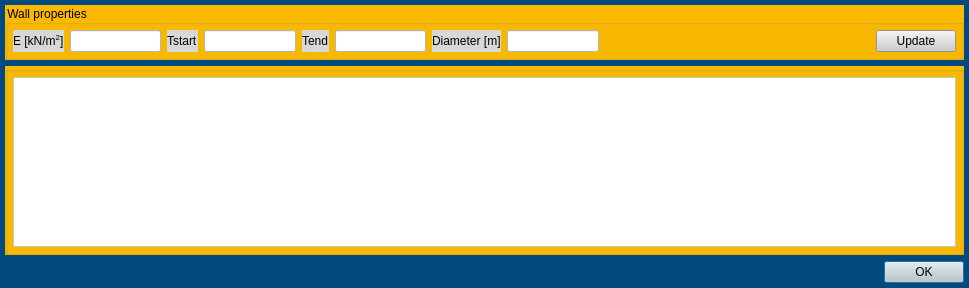
<?xml version="1.0" encoding="UTF-8"?>
<ui version="4.0">
 <class>Dialog</class>
 <widget class="QDialog" name="Dialog">
  <property name="geometry">
   <rect>
    <x>0</x>
    <y>0</y>
    <width>969</width>
    <height>288</height>
   </rect>
  </property>
  <property name="windowTitle">
   <string>Dialog</string>
  </property>
  <property name="styleSheet">
   <string notr="true">QWidget{background-color: rgb(0, 74, 127);}

QTableWidget{background-color: rgb(255, 255, 255);}

QCheckBox{background-color: rgb(255, 255, 255);}

QWidget#widget{background-color: rgb(255, 255, 255);}

QGroupBox{background-color: rgb(251, 185, 0);}

QPushButton{background-color: rgb(205, 205, 205);}

QLineEdit{background-color:rgb(255, 255, 255);}

QLabel{background-color:rgb(215, 215, 215);}</string>
  </property>
  <layout class="QVBoxLayout" name="verticalLayout">
   <property name="leftMargin">
    <number>5</number>
   </property>
   <property name="topMargin">
    <number>5</number>
   </property>
   <property name="rightMargin">
    <number>5</number>
   </property>
   <property name="bottomMargin">
    <number>5</number>
   </property>
   <item>
    <widget class="QGroupBox" name="groupBox">
     <property name="title">
      <string>Wall properties</string>
     </property>
     <layout class="QHBoxLayout" name="horizontalLayout">
      <property name="leftMargin">
       <number>5</number>
      </property>
      <property name="topMargin">
       <number>5</number>
      </property>
      <property name="rightMargin">
       <number>5</number>
      </property>
      <property name="bottomMargin">
       <number>5</number>
      </property>
      <item>
       <widget class="QLabel" name="label_2">
        <property name="text">
         <string>E [kN/m&lt;sup&gt;2&lt;/sup&gt;]</string>
        </property>
       </widget>
      </item>
      <item>
       <widget class="QLineEdit" name="lineEdit"/>
      </item>
      <item>
       <widget class="QLabel" name="label_4">
        <property name="text">
         <string>Tstart</string>
        </property>
       </widget>
      </item>
      <item>
       <widget class="QLineEdit" name="lineEdit_2"/>
      </item>
      <item>
       <widget class="QLabel" name="label">
        <property name="text">
         <string>Tend</string>
        </property>
       </widget>
      </item>
      <item>
       <widget class="QLineEdit" name="lineEdit_3"/>
      </item>
      <item>
       <widget class="QLabel" name="label_3">
        <property name="text">
         <string>Diameter [m]</string>
        </property>
       </widget>
      </item>
      <item>
       <widget class="QLineEdit" name="lineEdit_4"/>
      </item>
      <item>
       <spacer name="horizontalSpacer">
        <property name="orientation">
         <enum>Qt::Horizontal</enum>
        </property>
        <property name="sizeHint" stdset="0">
         <size>
          <width>288</width>
          <height>20</height>
         </size>
        </property>
       </spacer>
      </item>
      <item>
       <widget class="QPushButton" name="pushButton">
        <property name="text">
         <string>Update</string>
        </property>
       </widget>
      </item>
     </layout>
    </widget>
   </item>
   <item>
    <widget class="QGroupBox" name="groupBox_2">
     <property name="title">
      <string/>
     </property>
     <layout class="QVBoxLayout" name="verticalLayout_2">
      <property name="leftMargin">
       <number>5</number>
      </property>
      <property name="topMargin">
       <number>5</number>
      </property>
      <property name="rightMargin">
       <number>5</number>
      </property>
      <property name="bottomMargin">
       <number>5</number>
      </property>
      <item>
       <widget class="QTableWidget" name="tableWidget"/>
      </item>
     </layout>
    </widget>
   </item>
   <item>
    <widget class="QDialogButtonBox" name="buttonBox">
     <property name="styleSheet">
      <string notr="true"/>
     </property>
     <property name="orientation">
      <enum>Qt::Horizontal</enum>
     </property>
     <property name="standardButtons">
      <set>QDialogButtonBox::Ok</set>
     </property>
    </widget>
   </item>
  </layout>
 </widget>
 <resources/>
 <connections/>
</ui>
